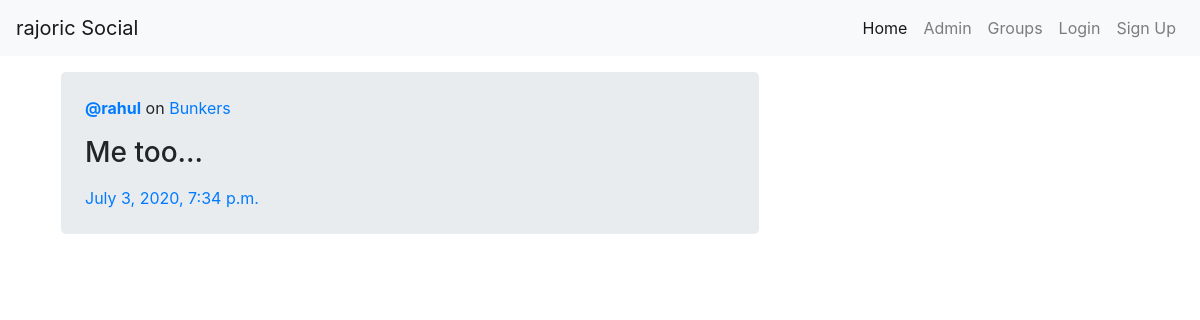
Screenshot of /posts/by/rahul/7/ with the database file from the repository.
### posts/models.py (models this page shows, shortened)
class Post(models.Model):
    user = models.ForeignKey(User, related_name='posts', on_delete=models.CASCADE)
    created_at = models.DateTimeField(auto_now=True)
    message = models.TextField()
    message_html = models.TextField(editable=False)
    group = models.ForeignKey(Group, related_name='posts', null=True, blank=True, on_delete=models.CASCADE)
    class Meta():
        ordering = ['-created_at']
        unique_together = ['user', 'message']

### groups/models.py (models this page shows, shortened)
class Group(models.Model):
    name = models.CharField(max_length=256, unique=True)
    slug = models.SlugField(allow_unicode=True, unique=True)
    description = models.TextField(blank=True, default='')
    description_html = models.TextField(editable=False, default='', blank=True)
    members = models.ManyToManyField(User, through='GroupMember')

### posts/views.py (the view)
# urls.py: path('by/<username>/<int:pk>/', views.PostDetail.as_view(), name='single'),
class PostDetail(SelectRelatedMixin, generic.DetailView):
    model = models.Post
    select_related = ('user', 'group')
    def get_queryset(self):
        queryset = super().get_queryset()
        return queryset.filter(user__username__iexact=self.kwargs.get('username'))

### posts/templates/posts/post_detail.html
{% extends 'posts/post_base.html' %}
  {% block post_content %}
    <div class="col-md-8">
      {% include 'posts/_post.html' %}
    </div>
  {% endblock %}

### posts/templates/posts/_post.html (shortened to what this page needs)
<div class="post media jumbotron m-3 p-4">
  <div class="media-body">
    <p><a href="{% url 'posts:for_user' username=post.user.username %}"><strong>@{{ post.user.username }}</strong></a> on <a href="{% url 'groups:single' slug=post.group.slug %}">{{ post.group.name }}</a></p>
    <h3 class='media-heading'>{{ post.message_html|safe }}</h3>
    <time class='time float-left'>
      <a href="{% url 'posts:single' username=post.user.username pk=post.pk %}">{{ post.created_at }}</a>
    </time>
  </div>
</div>

### rows the page displays
Post: user.username "rahul", group.name "Bunkers", message_html "Me too...", created_at "July 3, 2020, 7:34 p.m."
